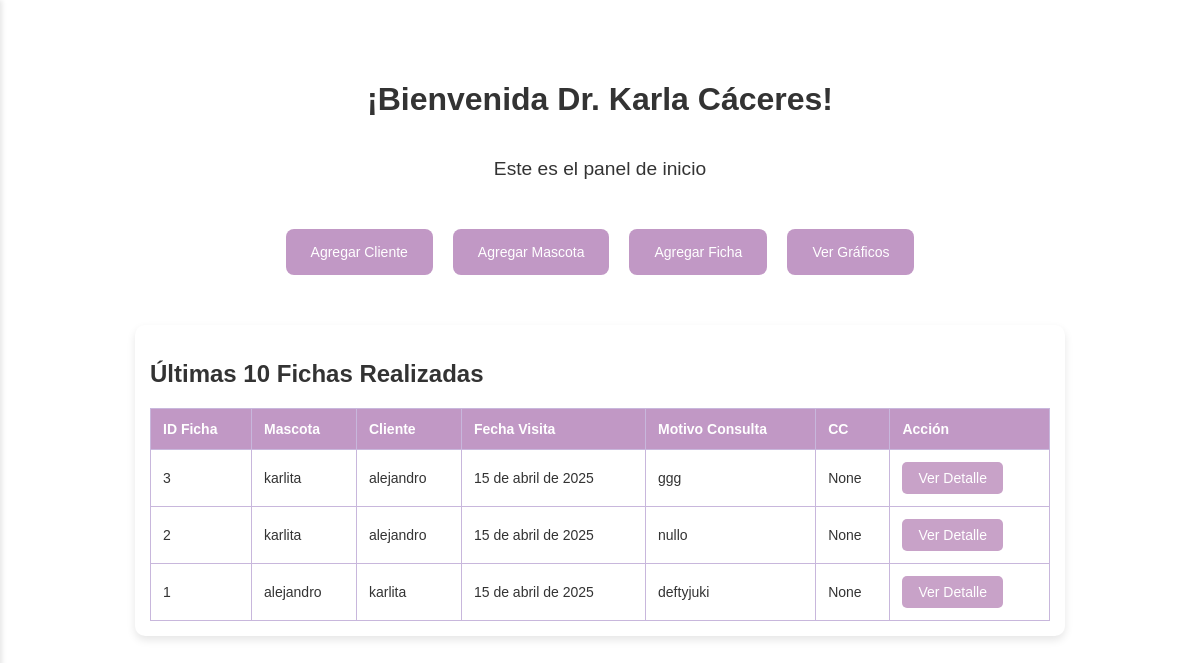
Page / (signed in) on the earlier database version.
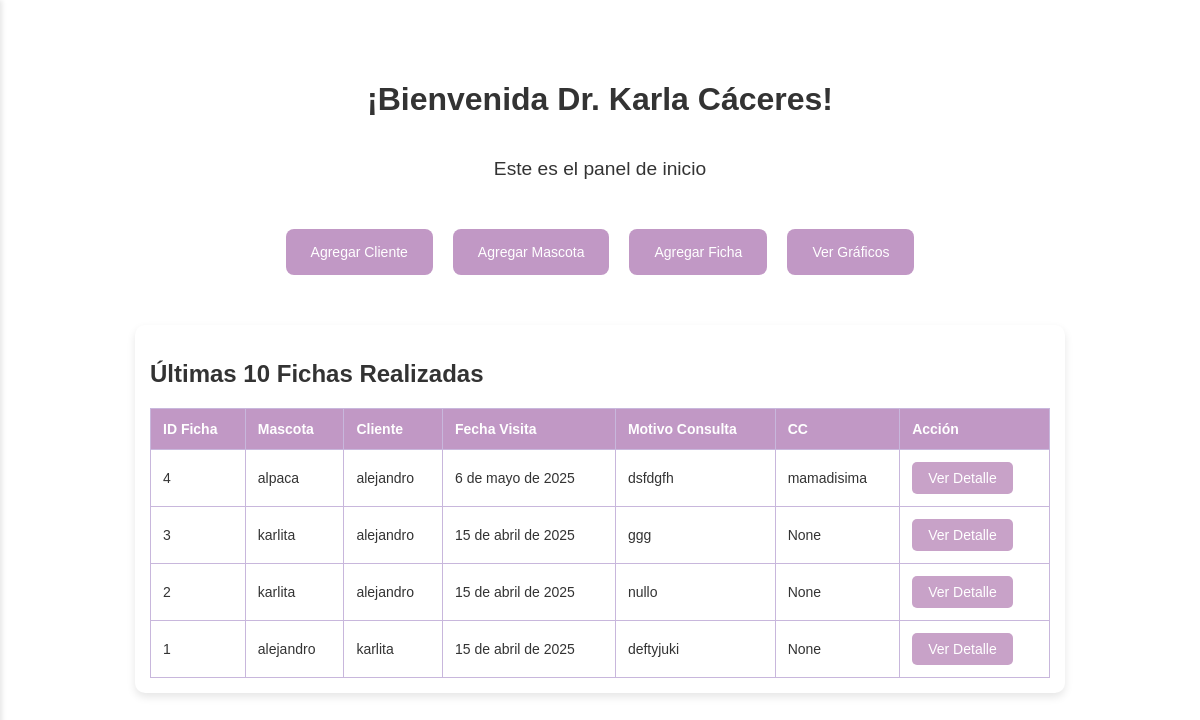
Same page on the later database version.
### vetapp/models.py (models this page shows, shortened)
class Ficha(models.Model):
    id_ficha = models.AutoField(primary_key=True)
    mascota = models.ForeignKey(Mascota, on_delete=models.CASCADE, related_name='fichas')
    cliente = models.ForeignKey(Cliente, on_delete=models.CASCADE)
    fecha_visita = models.DateField(default=timezone.now)
    motivo_consulta = models.TextField()
    anamnesis_remota = models.TextField()
    anamnesis_actual = models.TextField()
    cc = models.TextField(blank=True, null=True)
    pc = models.TextField()
    tllc = models.TextField()
    oidos = models.TextField()
    ojos = models.TextField()
    boca = models.TextField()
    linfonodo_submandibular = models.TextField()
    rt = models.CharField(max_length=10)
    fc = models.CharField(max_length=10)
    fr = models.CharField(max_length=10)
    pulso_femoral = models.TextField()
    palpacion_abdominal = models.TextField()
    miembro_reproductor = models.TextField()
    linfonodo_inguinal = models.TextField()
    pelaje = models.TextField()
    temperatura = models.CharField(max_length=10)
    tratamiento = models.TextField()
    recomendaciones = models.TextField()
    receta = models.TextField()

class Mascota(models.Model):
    SEXO_CHOICES = [
        ('Macho', 'Macho'),
        ('Hembra', 'Hembra'),
    ]
    ESPECIE_CHOICES = [
        ('Canino', 'Canino'),
        ('Felino', 'Felino'),
        ('Otro', 'Otro'),
    ]
    ESTADO_REPRODUCTIVO_CHOICES = [
        ('Entero', 'Entero'),
        ('Esterilizado', 'Esterilizado'),
    ]
    id_mascota = models.AutoField(primary_key=True)
    cliente = models.ForeignKey(Cliente, on_delete=models.CASCADE, related_name='mascotas')
    nombre = models.CharField(max_length=100)
    sexo = models.CharField(max_length=10, choices=SEXO_CHOICES)
    raza = models.CharField(max_length=100)
    especie = models.CharField(max_length=20, choices=ESPECIE_CHOICES)
    fecha_nacimiento = models.DateField()
    estado_reproductivo = models.CharField(max_length=15, choices=ESTADO_REPRODUCTIVO_CHOICES)
    def calcular_edad_completa(self):
        today = date.today()
        dias_totales = (today - self.fecha_nacimiento).days
        años = dias_totales // 365
        dias = dias_totales % 365
        años_texto = f"{años} año" if años == 1 else f"{años} años"
        dias_texto = f"{dias} día" if dias == 1 else f"{dias} días"
        return f"{años_texto} y {dias_texto}"
    edad = property(calcular_edad_completa)

class Cliente(models.Model):
    id_cliente = models.AutoField(primary_key=True)
    numero = models.CharField(max_length=20)
    mascota = models.CharField(max_length=100)  # Solo como dato de referencia rápida
    correo = models.EmailField()
    direccion = models.CharField(max_length=200)
    rut = models.CharField(max_length=12)
    nombre = models.CharField(max_length=100)

### vetapp/views.py (the view)
# urls.py: path('', views.home, name='home'),
@login_required
def home(request):
    fichas = Ficha.objects.all().order_by('-id_ficha')[:10]
    return render(request, 'vetapp/home.html', {'fichas': fichas})

### vetapp/templates/vetapp/home.html (shortened to what this page needs)
{% load static %}
<!DOCTYPE html>
<html lang="es">
<head>
    <link rel="stylesheet" href="{% static 'css/style.css' %}">
</head>
<body>
    <div class="home-container">
        <h1>¡Bienvenida Dr. Karla Cáceres!</h1>
        <p>Este es el panel de inicio</p>
        <div class="button-container">
            <a href="{% url 'agregar_cliente' %}"><button>Agregar Cliente</button></a>
            <a href="{% url 'agregar_mascota' %}"><button>Agregar Mascota</button></a>
            <a href="{% url 'agregar_ficha' %}"><button>Agregar Ficha</button></a>
            <a href="{% url 'graficos' %}"><button>Ver Gráficos</button></a>
        </div>
        <div class="tabla-container">
            <h2>Últimas 10 Fichas Realizadas</h2>
            <table>
                <thead>
                    <tr>
                        <th>ID Ficha</th>
                        <th>Mascota</th>
                        <th>Cliente</th>
                        <th>Fecha Visita</th>
                        <th>Motivo Consulta</th>
                        <th>CC</th>
                        <th>Acción</th>
                    </tr>
                </thead>
                <tbody>
                    {% for ficha in fichas %}
                        <tr>
                            <td>{{ ficha.id_ficha }}</td>
                            <td>{{ ficha.mascota.nombre }}</td>
                            <td>{{ ficha.cliente.nombre }}</td>
                            <td>{{ ficha.fecha_visita }}</td>
                            <td>{{ ficha.motivo_consulta }}</td>
                            <td>{{ ficha.cc }}</td>
                            <td>
                                <a href="{% url 'ver_detalle_ficha' ficha.id_ficha %}">
                                    <button class="detalle-btn">Ver Detalle</button>
                                </a>
                            </td>
                        </tr>
                    {% empty %}
                        <tr>
                            <td colspan="6">No hay fichas disponibles.</td>
                        </tr>
                    {% endfor %}
                </tbody>
            </table>
        </div>
    </div>
</body>
</html>

Differences in the rows shown:
added Ficha: id_ficha "4", mascota.nombre "alpaca", cliente.nombre "alejandro", fecha_visita "6 de mayo de 2025", motivo_consulta "dsfdgfh", cc "mamadisima"
